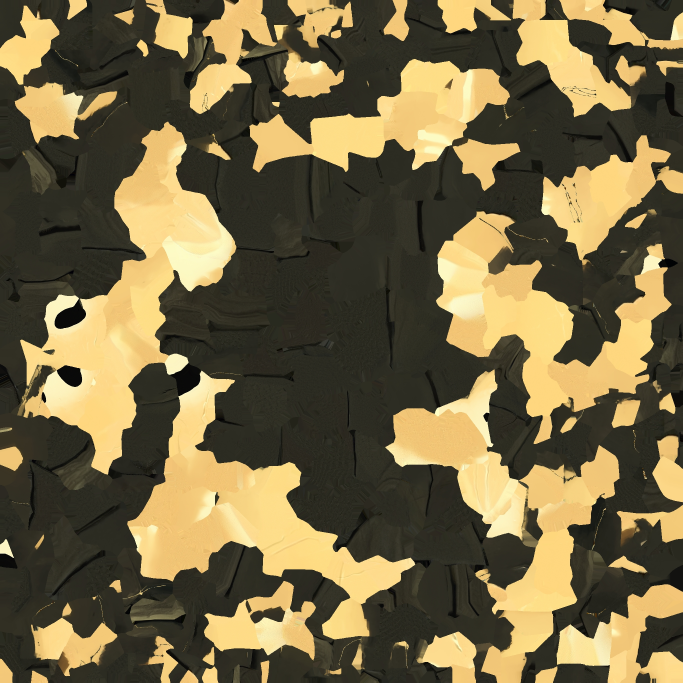
#> input picture Assets/Scenes/Models/HeroAI/hero_ai_tex.jpg, 2048 x 2048 px (shown at 1/3 size)
$ python make_seamless.py ../Assets/Scenes/Models/HeroAI/hero_ai_tex.jpg
#> lines starting #> are read from the running program, lines starting #| are printed output that depends on the picture
#> in main, im is the input picture: PIL image 2048x2048 RGB; mean R, G, B 116.5, 103.2, 68.8
"""
Делает бесшовную (для повтора) копию текстуры: выравнивает яркость (убирает виньетку/перепад света
на фото) и плавно склеивает противоположные края.

    python Tools/make_seamless.py Assets/Scenes/Textures/rough-stone-texture-photo.jpg
-> рядом появится rough-stone-texture-photo_seamless.jpg (оригинал не трогается)
"""
import os
import sys
import numpy as np
from PIL import Image, ImageFilter

MAX_SIZE = 2048     # больше Unity всё равно не возьмёт по умолчанию
SEAM = 0.18         # доля стороны на склейку


def flatten_light(img):
    """Делим на сильно размытую копию: уходит крупный перепад яркости, мелкий рельеф остаётся."""
    pil = Image.fromarray((img * 255).astype(np.uint8))
    blur = np.asarray(pil.filter(ImageFilter.GaussianBlur(max(img.shape[:2]) / 6))).astype(np.float32) / 255
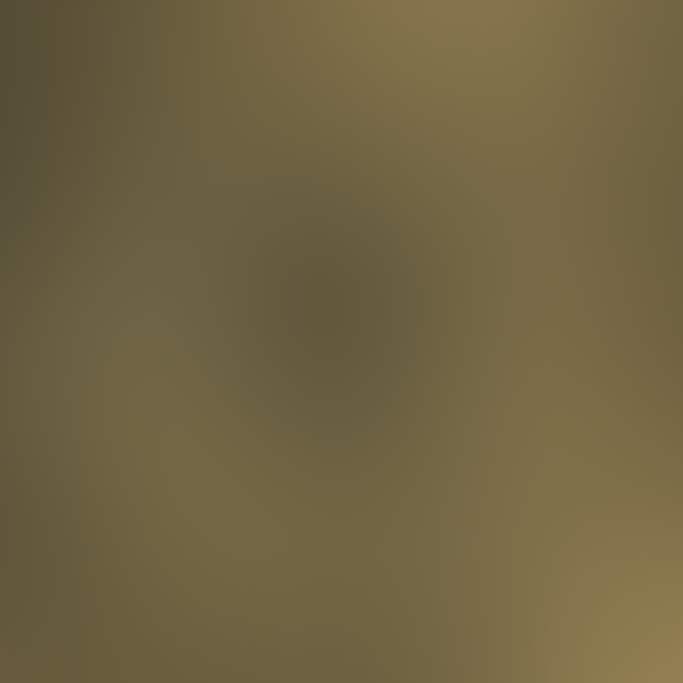
#> blur: shape (2048, 2048, 3) float32 (shown at 1/3 size); mean R, G, B 0.442, 0.391, 0.26
    out = img / np.maximum(blur, 1e-3) * blur.mean(axis=(0, 1))
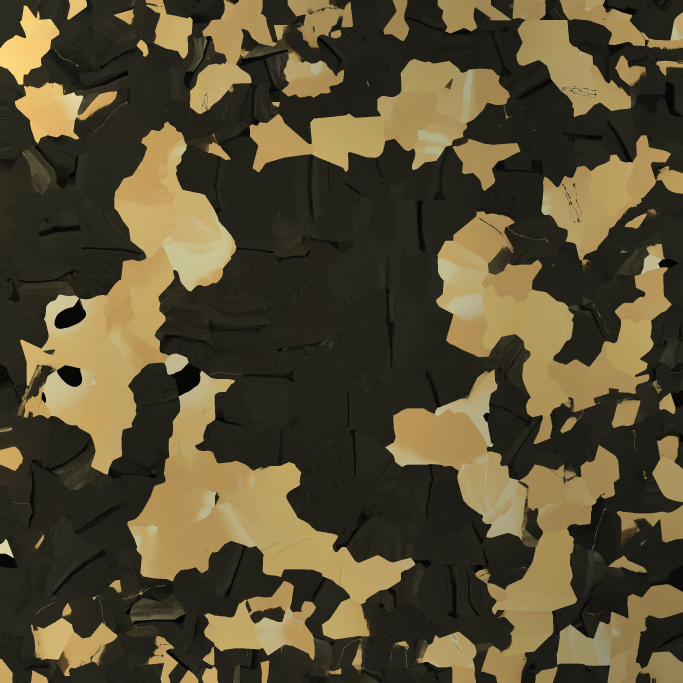
#> out: shape (2048, 2048, 3) float32 (shown at 1/3 size); mean R, G, B 0.45, 0.399, 0.264; drawn with min black and max white
    return np.clip(out, 0, 1)
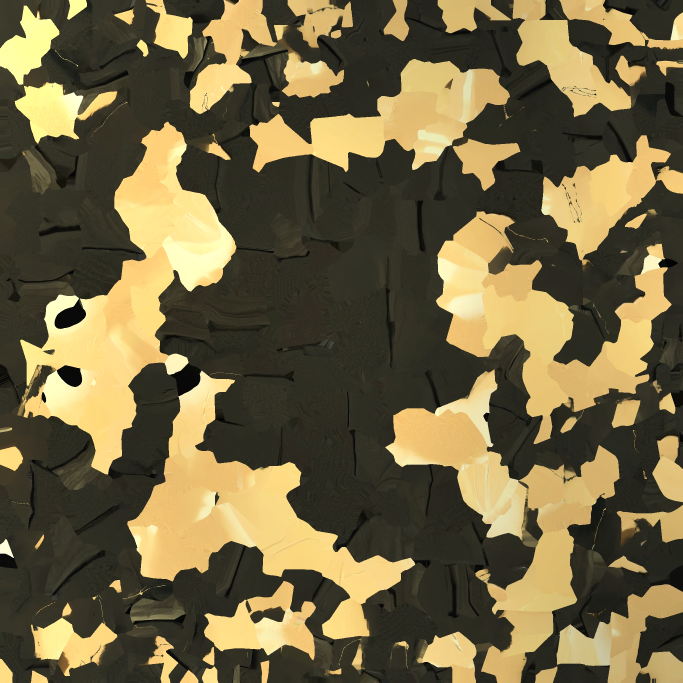
#> returned value: shape (2048, 2048, 3) float32 (shown at 1/3 size); mean of channels 0, 1, 2 0.445, 0.398, 0.264; drawn as R, G, B


def seamless_x(img, frac):
#> called with frac = 0.18
    h, w = img.shape[:2]
#> h = 2048; w = 2048
    ov = int(w * frac)
#> ov = 368
    t = np.linspace(0, 1, ov, dtype=np.float32)[None, :, None]
#> t = 368 values from 0 to 1
    out = img[:, :w - ov].copy()
#> out: shape (2048, 1680, 3) float32
    out[:, :ov] = img[:, w - ov:] * (1 - t) + img[:, :ov] * t
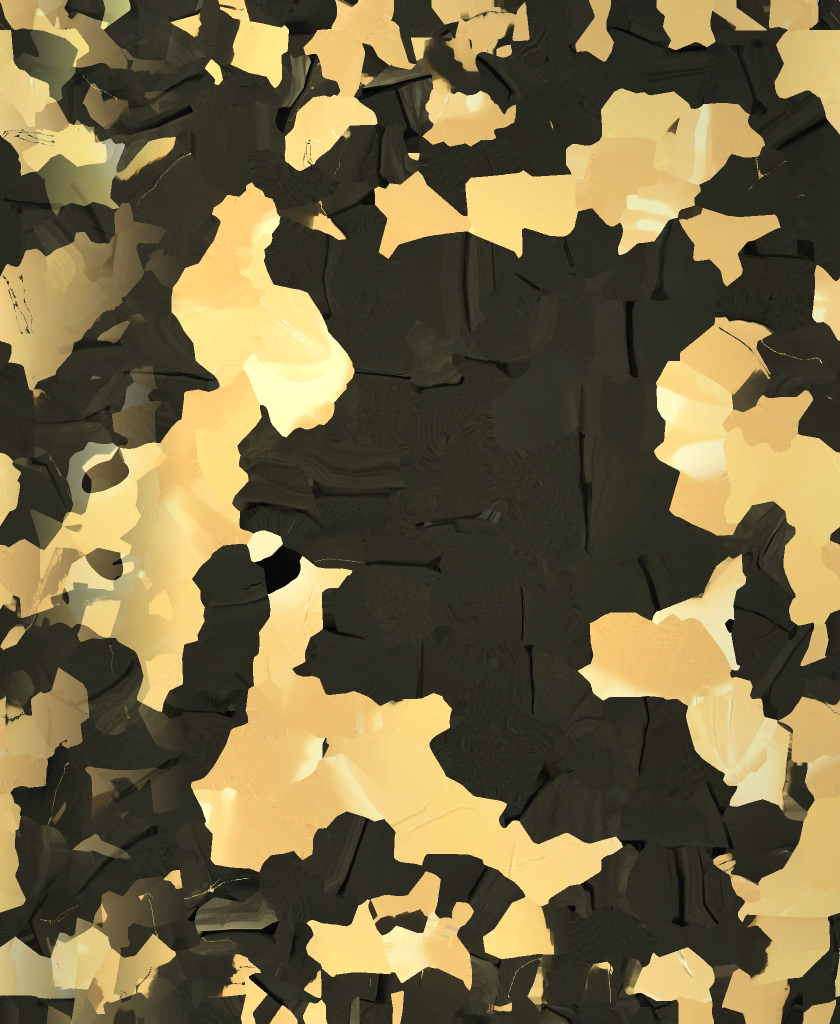
#> out: shape (2048, 1680, 3) float32 (shown at 1/2 size); mean R, G, B 0.456, 0.406, 0.269
    return out


def main(path):
    im = Image.open(path).convert("RGB")
    if max(im.size) > MAX_SIZE:
        k = MAX_SIZE / max(im.size)
        im = im.resize((round(im.width * k), round(im.height * k)), Image.LANCZOS)
    img = np.asarray(im).astype(np.float32) / 255
    img = flatten_light(img)
    img = seamless_x(img, SEAM)
    img = seamless_x(img.transpose(1, 0, 2), SEAM).transpose(1, 0, 2)
#> call 2 of seamless_x, with frac = 0.18
#> in seamless_x (call 2), `out = img[:, :w - ov].copy()`:
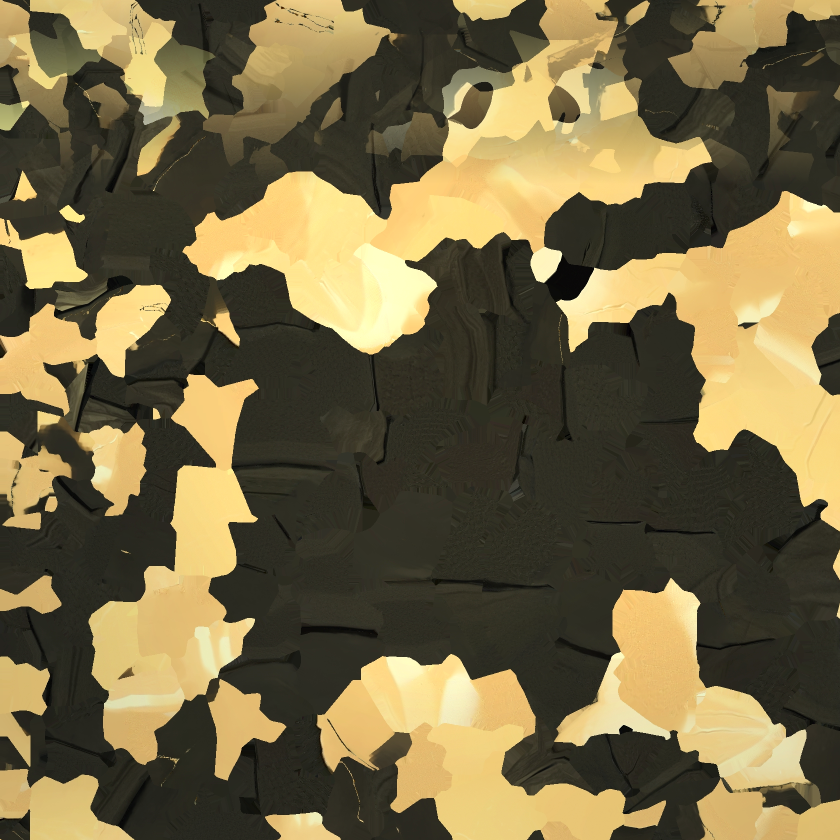
#> out: shape (1680, 1680, 3) float32 (shown at 1/2 size); mean of channels 0, 1, 2 0.459, 0.411, 0.272; drawn as R, G, B
#> in seamless_x (call 2), `out[:, :ov] = img[:, w - ov:] * (1 - t) + img[:, :ov] * t`:
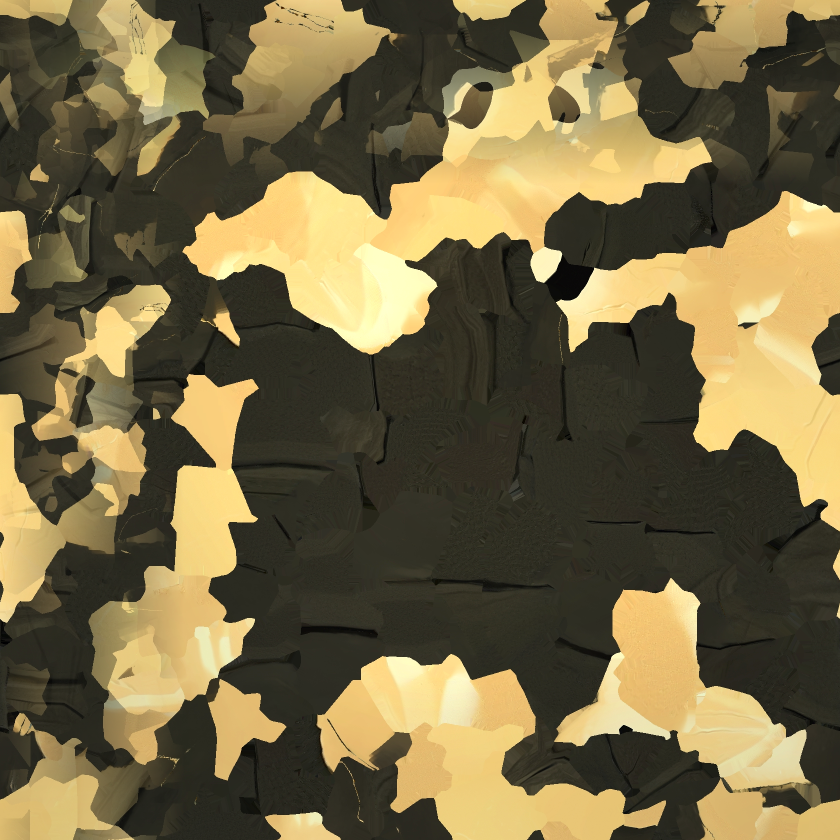
#> out: shape (1680, 1680, 3) float32 (shown at 1/2 size); mean of channels 0, 1, 2 0.457, 0.409, 0.271; drawn as R, G, B
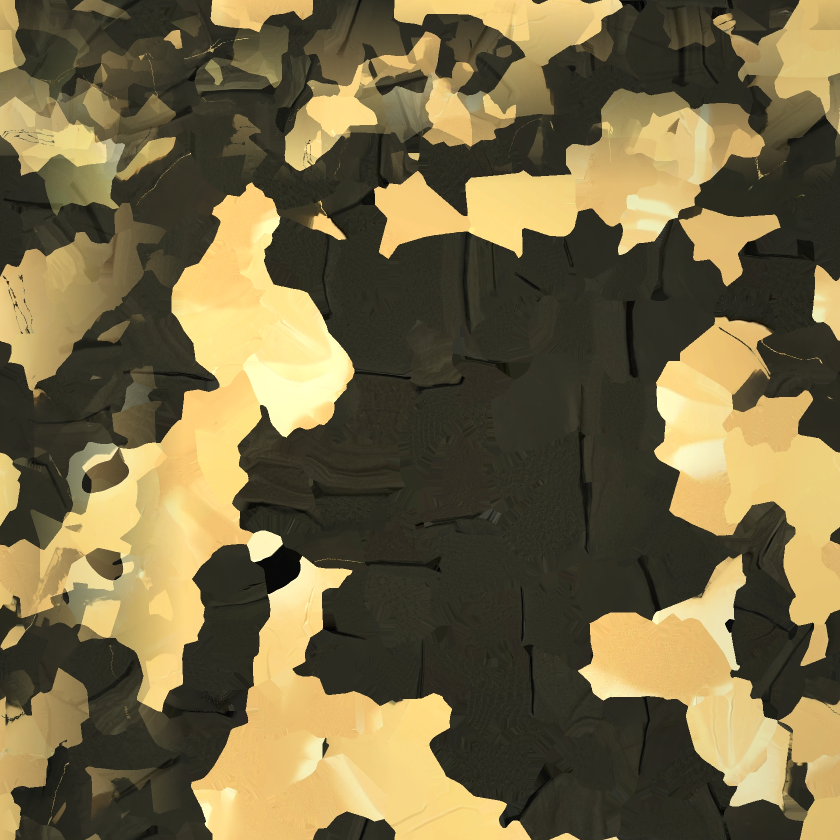
#> img: shape (1680, 1680, 3) float32 (shown at 1/2 size); mean R, G, B 0.457, 0.409, 0.27
    root, ext = os.path.splitext(path)
    out = f"{root}_seamless{ext}"
    Image.fromarray((img * 255).astype(np.uint8)).save(out, quality=92)
    print(out, img.shape[1], "x", img.shape[0])
#| ../Assets/Scenes/Models/HeroAI/hero_ai_tex_seamless.jpg 1680 x 1680


if __name__ == "__main__":
    main(sys.argv[1])
